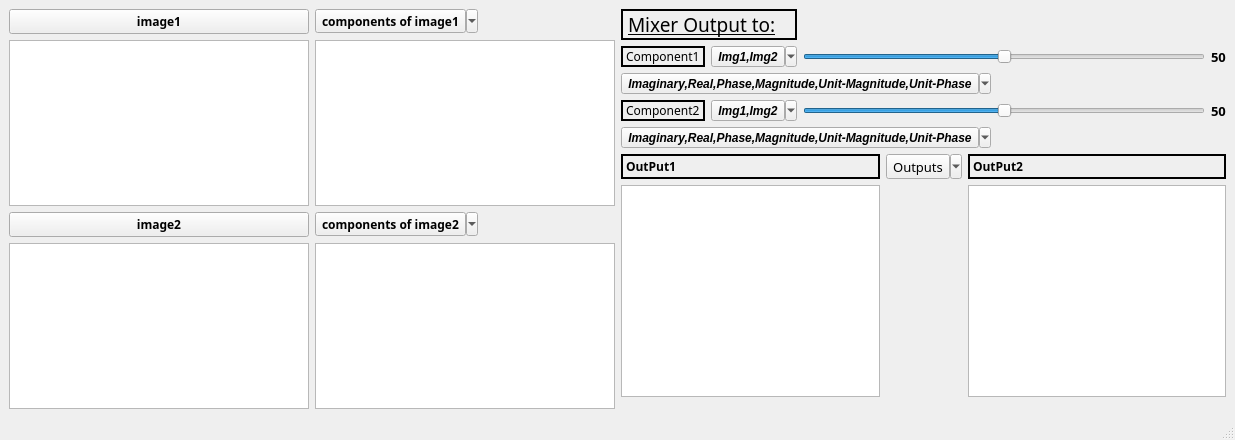
<?xml version="1.0" encoding="UTF-8"?>
<ui version="4.0">
 <class>MainWindow</class>
 <widget class="QMainWindow" name="MainWindow">
  <property name="geometry">
   <rect>
    <x>0</x>
    <y>0</y>
    <width>1235</width>
    <height>440</height>
   </rect>
  </property>
  <property name="windowTitle">
   <string>MainWindow</string>
  </property>
  <widget class="QWidget" name="centralwidget">
   <layout class="QGridLayout" name="gridLayout_4">
    <item row="0" column="0" rowspan="4">
     <layout class="QGridLayout" name="gridLayout_3">
      <item row="3" column="0">
       <widget class="PlotWidget" name="image2GV"/>
      </item>
      <item row="1" column="0">
       <widget class="PlotWidget" name="image1GV"/>
      </item>
      <item row="2" column="1">
       <widget class="QToolButton" name="components2">
        <property name="font">
         <font>
          <family>Trebuchet MS</family>
          <pointsize>9</pointsize>
          <weight>75</weight>
          <bold>true</bold>
         </font>
        </property>
        <property name="text">
         <string>components of image2</string>
        </property>
        <property name="popupMode">
         <enum>QToolButton::MenuButtonPopup</enum>
        </property>
       </widget>
      </item>
      <item row="0" column="0">
       <widget class="QPushButton" name="image1">
        <property name="font">
         <font>
          <family>Trebuchet MS</family>
          <pointsize>9</pointsize>
          <weight>75</weight>
          <bold>true</bold>
         </font>
        </property>
        <property name="text">
         <string>image1</string>
        </property>
       </widget>
      </item>
      <item row="0" column="1">
       <widget class="QToolButton" name="components1">
        <property name="font">
         <font>
          <family>Trebuchet MS</family>
          <pointsize>9</pointsize>
          <weight>75</weight>
          <bold>true</bold>
         </font>
        </property>
        <property name="text">
         <string>components of image1</string>
        </property>
        <property name="popupMode">
         <enum>QToolButton::MenuButtonPopup</enum>
        </property>
       </widget>
      </item>
      <item row="2" column="0">
       <widget class="QPushButton" name="image2">
        <property name="font">
         <font>
          <family>Trebuchet MS</family>
          <pointsize>9</pointsize>
          <weight>75</weight>
          <bold>true</bold>
         </font>
        </property>
        <property name="text">
         <string>image2</string>
        </property>
       </widget>
      </item>
      <item row="3" column="1">
       <widget class="PlotWidget" name="image2EditedGV"/>
      </item>
      <item row="1" column="1">
       <widget class="PlotWidget" name="Imag1EditedGV"/>
      </item>
     </layout>
    </item>
    <item row="0" column="1">
     <layout class="QGridLayout" name="gridLayout">
      <item row="1" column="0">
       <widget class="QLabel" name="label_2">
        <property name="font">
         <font>
          <family>Arial Rounded MT Bold</family>
          <pointsize>9</pointsize>
         </font>
        </property>
        <property name="frameShape">
         <enum>QFrame::WinPanel</enum>
        </property>
        <property name="text">
         <string>Component1</string>
        </property>
       </widget>
      </item>
      <item row="1" column="1">
       <widget class="QToolButton" name="ComImg1">
        <property name="font">
         <font>
          <family>Segoe UI</family>
          <pointsize>9</pointsize>
          <weight>75</weight>
          <italic>true</italic>
          <bold>true</bold>
         </font>
        </property>
        <property name="text">
         <string>Img1,Img2</string>
        </property>
        <property name="popupMode">
         <enum>QToolButton::MenuButtonPopup</enum>
        </property>
       </widget>
      </item>
      <item row="1" column="2">
       <widget class="QSlider" name="slider1">
        <property name="maximum">
         <number>100</number>
        </property>
        <property name="singleStep">
         <number>10</number>
        </property>
        <property name="value">
         <number>50</number>
        </property>
        <property name="orientation">
         <enum>Qt::Horizontal</enum>
        </property>
       </widget>
      </item>
      <item row="2" column="0" colspan="4">
       <widget class="QToolButton" name="combo3">
        <property name="font">
         <font>
          <family>Segoe UI</family>
          <pointsize>9</pointsize>
          <weight>75</weight>
          <italic>true</italic>
          <bold>true</bold>
         </font>
        </property>
        <property name="text">
         <string>Imaginary,Real,Phase,Magnitude,Unit-Magnitude,Unit-Phase</string>
        </property>
        <property name="popupMode">
         <enum>QToolButton::MenuButtonPopup</enum>
        </property>
       </widget>
      </item>
      <item row="3" column="0">
       <widget class="QLabel" name="component2Label">
        <property name="font">
         <font>
          <family>Arial Rounded MT Bold</family>
          <pointsize>9</pointsize>
         </font>
        </property>
        <property name="frameShape">
         <enum>QFrame::WinPanel</enum>
        </property>
        <property name="text">
         <string>Component2</string>
        </property>
       </widget>
      </item>
      <item row="3" column="1">
       <widget class="QToolButton" name="ComImg2">
        <property name="font">
         <font>
          <family>Segoe UI</family>
          <pointsize>9</pointsize>
          <weight>75</weight>
          <italic>true</italic>
          <bold>true</bold>
         </font>
        </property>
        <property name="text">
         <string>Img1,Img2</string>
        </property>
        <property name="popupMode">
         <enum>QToolButton::MenuButtonPopup</enum>
        </property>
       </widget>
      </item>
      <item row="3" column="2">
       <widget class="QSlider" name="slider2">
        <property name="maximum">
         <number>100</number>
        </property>
        <property name="singleStep">
         <number>10</number>
        </property>
        <property name="value">
         <number>50</number>
        </property>
        <property name="orientation">
         <enum>Qt::Horizontal</enum>
        </property>
       </widget>
      </item>
      <item row="4" column="0" colspan="4">
       <widget class="QToolButton" name="combo4">
        <property name="font">
         <font>
          <family>Segoe UI</family>
          <pointsize>9</pointsize>
          <weight>75</weight>
          <italic>true</italic>
          <bold>true</bold>
         </font>
        </property>
        <property name="text">
         <string>Imaginary,Real,Phase,Magnitude,Unit-Magnitude,Unit-Phase</string>
        </property>
        <property name="popupMode">
         <enum>QToolButton::MenuButtonPopup</enum>
        </property>
       </widget>
      </item>
      <item row="0" column="0" colspan="2">
       <widget class="QLabel" name="label">
        <property name="font">
         <font>
          <family>Poor Richard</family>
          <pointsize>14</pointsize>
          <underline>true</underline>
         </font>
        </property>
        <property name="frameShape">
         <enum>QFrame::WinPanel</enum>
        </property>
        <property name="text">
         <string>Mixer Output to:</string>
        </property>
        <property name="textFormat">
         <enum>Qt::PlainText</enum>
        </property>
       </widget>
      </item>
      <item row="1" column="3">
       <widget class="QLabel" name="S1Label">
        <property name="font">
         <font>
          <family>Orbitron</family>
          <pointsize>10</pointsize>
          <weight>75</weight>
          <bold>true</bold>
         </font>
        </property>
        <property name="text">
         <string>50</string>
        </property>
       </widget>
      </item>
      <item row="3" column="3">
       <widget class="QLabel" name="S2Label">
        <property name="font">
         <font>
          <family>Orbitron</family>
          <pointsize>10</pointsize>
          <weight>75</weight>
          <bold>true</bold>
         </font>
        </property>
        <property name="text">
         <string>50</string>
        </property>
       </widget>
      </item>
     </layout>
    </item>
    <item row="1" column="1">
     <layout class="QGridLayout" name="gridLayout_2">
      <item row="1" column="2">
       <widget class="QLabel" name="Output2Label">
        <property name="font">
         <font>
          <family>Trebuchet MS</family>
          <pointsize>9</pointsize>
          <weight>75</weight>
          <bold>true</bold>
         </font>
        </property>
        <property name="frameShape">
         <enum>QFrame::WinPanel</enum>
        </property>
        <property name="text">
         <string>OutPut2</string>
        </property>
       </widget>
      </item>
      <item row="1" column="0">
       <widget class="QLabel" name="outpu1Label">
        <property name="font">
         <font>
          <family>Trebuchet MS</family>
          <pointsize>9</pointsize>
          <weight>75</weight>
          <italic>false</italic>
          <bold>true</bold>
         </font>
        </property>
        <property name="frameShape">
         <enum>QFrame::WinPanel</enum>
        </property>
        <property name="text">
         <string>OutPut1</string>
        </property>
       </widget>
      </item>
      <item row="2" column="0">
       <widget class="PlotWidget" name="Output1"/>
      </item>
      <item row="2" column="2">
       <widget class="PlotWidget" name="Output2"/>
      </item>
      <item row="1" column="1">
       <widget class="QToolButton" name="OutputsComponents">
        <property name="font">
         <font>
          <family>Poor Richard</family>
          <pointsize>10</pointsize>
         </font>
        </property>
        <property name="text">
         <string>Outputs</string>
        </property>
        <property name="popupMode">
         <enum>QToolButton::MenuButtonPopup</enum>
        </property>
       </widget>
      </item>
     </layout>
    </item>
   </layout>
  </widget>
  <widget class="QMenuBar" name="menubar">
   <property name="geometry">
    <rect>
     <x>0</x>
     <y>0</y>
     <width>1235</width>
     <height>26</height>
    </rect>
   </property>
  </widget>
  <widget class="QStatusBar" name="statusbar"/>
  <action name="actionFTReal1">
   <property name="text">
    <string>FTReal1</string>
   </property>
  </action>
  <action name="actionFTReal2">
   <property name="text">
    <string>FTReal2</string>
   </property>
  </action>
  <action name="actionFTImag1">
   <property name="text">
    <string>FTImag1</string>
   </property>
  </action>
  <action name="actionFTImag2">
   <property name="text">
    <string>FTImag2</string>
   </property>
  </action>
  <action name="actionFTMag1">
   <property name="text">
    <string>FTMag1</string>
   </property>
  </action>
  <action name="actionFTMag2">
   <property name="text">
    <string>FTMag2</string>
   </property>
  </action>
  <action name="actionFTPhase1">
   <property name="text">
    <string>FTPhase1</string>
   </property>
  </action>
  <action name="actionFTPhase2">
   <property name="text">
    <string>FTPhase2</string>
   </property>
  </action>
  <action name="actionimage1C1">
   <property name="text">
    <string>image1C1</string>
   </property>
  </action>
  <action name="actionimageC2">
   <property name="text">
    <string>image1C2</string>
   </property>
  </action>
  <action name="actionimage2C1">
   <property name="text">
    <string>image2C1</string>
   </property>
  </action>
  <action name="actionimage2C2">
   <property name="text">
    <string>image2C2</string>
   </property>
  </action>
  <action name="actionimage1C2">
   <property name="text">
    <string>image1C2</string>
   </property>
  </action>
  <action name="actionoutput1">
   <property name="text">
    <string>output1</string>
   </property>
  </action>
  <action name="actionoutput2">
   <property name="text">
    <string>output2</string>
   </property>
  </action>
  <action name="actionc1Mag">
   <property name="text">
    <string>c1Mag</string>
   </property>
  </action>
  <action name="actionc1Phase">
   <property name="text">
    <string>c1Phase</string>
   </property>
  </action>
  <action name="actionc1Real">
   <property name="text">
    <string>c1Real</string>
   </property>
  </action>
  <action name="actionc1UnitMag">
   <property name="text">
    <string>c1UnitMag</string>
   </property>
  </action>
  <action name="actionc1UnitPhase">
   <property name="text">
    <string>c1UnitPhase</string>
   </property>
  </action>
  <action name="actionc2Mag">
   <property name="text">
    <string>c2Mag</string>
   </property>
  </action>
  <action name="actionc2Phase">
   <property name="text">
    <string>c2Phase</string>
   </property>
  </action>
  <action name="actionc2Real">
   <property name="text">
    <string>c2Real</string>
   </property>
  </action>
  <action name="actionc2Imag">
   <property name="text">
    <string>c2Imag</string>
   </property>
  </action>
  <action name="actionc2UnitMag">
   <property name="text">
    <string>c2UnitMag</string>
   </property>
  </action>
  <action name="actionc2UnitPhase">
   <property name="text">
    <string>c2UnitPhase</string>
   </property>
  </action>
  <action name="actionc1Imag">
   <property name="text">
    <string>c1Imag</string>
   </property>
  </action>
 </widget>
 <customwidgets>
  <customwidget>
   <class>PlotWidget</class>
   <extends>QGraphicsView</extends>
   <header location="global">pyqtgraph</header>
  </customwidget>
 </customwidgets>
 <resources/>
 <connections>
  <connection>
   <sender>slider1</sender>
   <signal>valueChanged(int)</signal>
   <receiver>S1Label</receiver>
   <slot>setNum(int)</slot>
   <hints>
    <hint type="sourcelabel">
     <x>1135</x>
     <y>78</y>
    </hint>
    <hint type="destinationlabel">
     <x>1159</x>
     <y>80</y>
    </hint>
   </hints>
  </connection>
  <connection>
   <sender>slider2</sender>
   <signal>valueChanged(int)</signal>
   <receiver>S2Label</receiver>
   <slot>setNum(int)</slot>
   <hints>
    <hint type="sourcelabel">
     <x>1085</x>
     <y>131</y>
    </hint>
    <hint type="destinationlabel">
     <x>1153</x>
     <y>144</y>
    </hint>
   </hints>
  </connection>
 </connections>
</ui>
